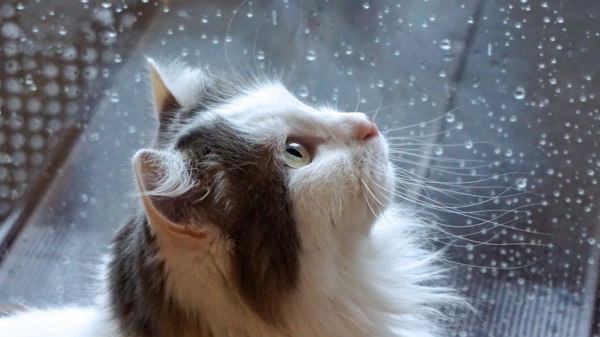
#> input picture deepTest/개념/image/cat.jpg, 600 x 337 px
$ jupyter execute convolution.ipynb   (shell and % lines are left out)   (older library calls are emulated)
#> lines starting #> are read from the running program, lines starting #| are printed output that depends on the picture
[cell 1]
import cv2
import numpy as np
import matplotlib.pyplot as plt

cv2.filter2D(src, ddepth, kernel, dst=None, anchor=None, delta=None, borderType=None) -> dst

• src : 입력 영상

• ddepth : 출력 영상 데이터 타입. (e.g) cv2.CV_8U, cv2.CV_32F, cv2.CV_64F, -1을 지정하면 src와 같은 타입의 dst 영상을 생성합니다.

• kernel: 필터 마스크 행렬. 실수형.

• anchor: 고정점 위치. (-1, -1)이면 필터 중앙을 고정점으로 사용

• delta: 추가적으로 더할 값

• borderType: 가장자리 픽셀 확장 방식

• dst: 출력 영상

# blur

[cell 2]
img = cv2.imread('image/cat.jpg')
#> img is the input picture: shape (337, 600, 3); mean B, G, R 121.3, 114, 110.8

kernel = np.ones( (3,3), np.float32)/8
print( 'kernel', kernel)

dst = cv2.filter2D( img, -1, kernel )
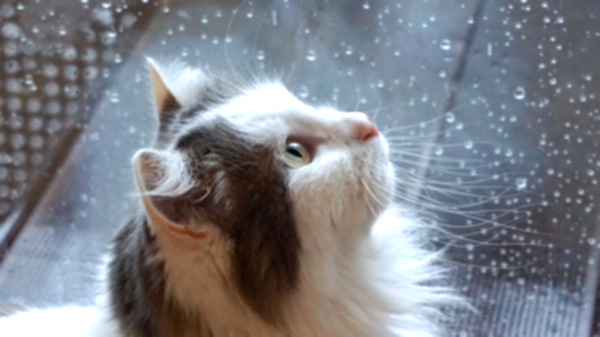
#> dst: shape (337, 600, 3); mean B, G, R 135.3, 127.7, 124.3

cv2.imshow('img', img)
cv2.imshow('dst', dst)

cv2.waitKey(0)
cv2.destroyAllWindows()

# sharpen

[cell 3]
img = cv2.imread('image/cat.jpg')

kernel = np.array([
  [0, -1, 0],
  [-1, 5, -1],
  [0, -1, 0]
])

dst = cv2.filter2D( img, -1, kernel )
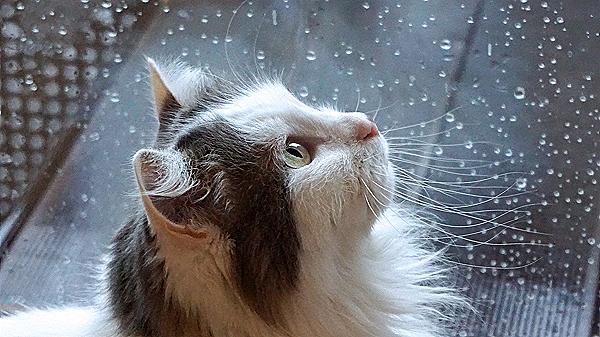
#> dst: shape (337, 600, 3); mean B, G, R 121.1, 114, 110.8

cv2.imshow('img', img)
cv2.imshow('dst', dst)

cv2.waitKey(0)
cv2.destroyAllWindows()

# edge

[cell 4]
img = cv2.imread('image/cat.jpg')

kernel = np.array([
  [-1, -1, -1],
  [-1, 8, -1],
  [-1, -1, -1]
])

dst = cv2.filter2D( img, -1, kernel )
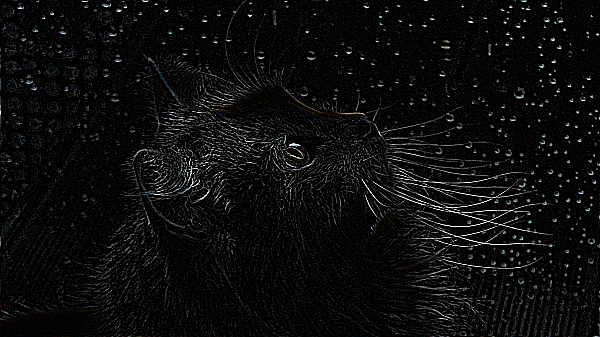
#> dst: shape (337, 600, 3); mean B, G, R 12.7, 12.5, 12.4

cv2.imshow('img', img)
cv2.imshow('dst', dst)

cv2.waitKey(0)
cv2.destroyAllWindows()

# emboss

[cell 5]
img = cv2.imread('image/cat.jpg')

kernel = np.array([
  [-2, -1, 0],
  [-1, 1, 1],
  [0, 1, 2]
])

dst = cv2.filter2D( img, -1, kernel )
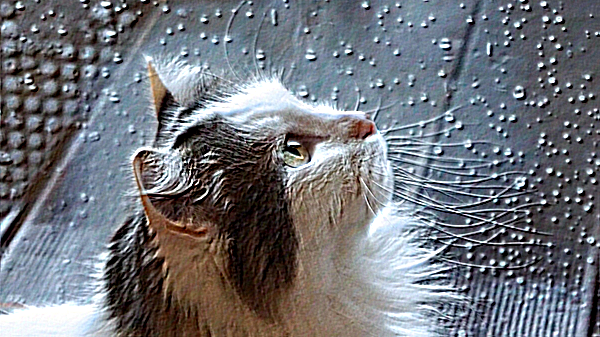
#> dst: shape (337, 600, 3); mean B, G, R 121.4, 114.9, 111.9

cv2.imshow('img', img)
cv2.imshow('dst', dst)

cv2.waitKey(0)
cv2.destroyAllWindows()

# sobel

[cell 6]
img = cv2.imread('image/cat.jpg')

kernel = np.array([
  [-1, 0, 1],
  [-2, 0, 2],
  [-1, 0, 1]
])

dst = cv2.filter2D( img, -1, kernel )
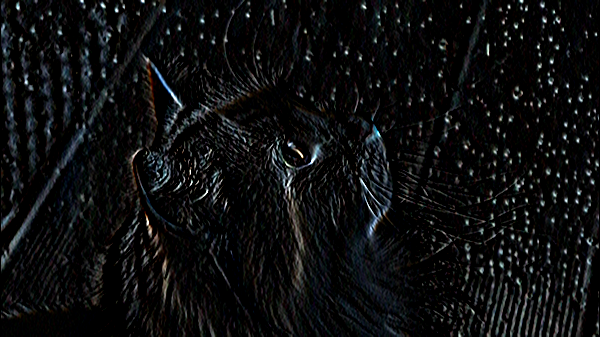
#> dst: shape (337, 600, 3); mean B, G, R 15, 14.3, 13.5

cv2.imshow('img', img)
cv2.imshow('dst', dst)

cv2.waitKey(0)
cv2.destroyAllWindows()
